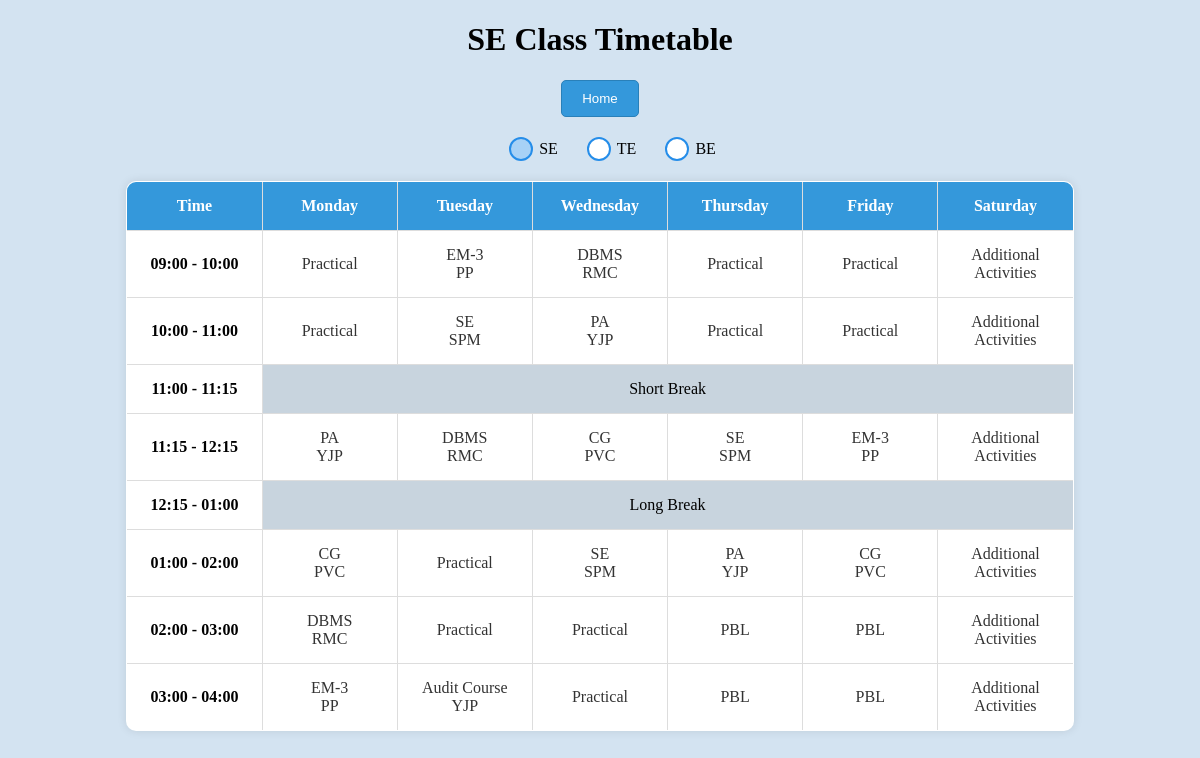
The page /se_tt on the database its author committed.
### tables this page shows
CREATE TABLE "SE_TT" (
    id INTEGER PRIMARY KEY,
    day TEXT NOT NULL,
    time_slot TEXT NOT NULL,
    subject TEXT,
    instructor TEXT,
    room TEXT,
    UNIQUE (day, time_slot)
);

### app.py (the view)
@app.route('/se_tt')
def se_tt():
    timetable_data = query_db('SELECT * FROM SE_TT ORDER BY day, time_slot')
    return render_template('se_tt.html',timetable_data = timetable_data)

### app.py (called while the page is built)
def get_db():
    db = getattr(g, '_database', None)
    if db is None:
        db = g._database = sqlite3.connect(app.config['DATABASE'])
        db.row_factory = sqlite3.Row
    return db

def query_db(query, args=(), one=False):
    cur = get_db().execute(query, args)
    result = cur.fetchall()
    cur.close()
    column_names = [column[0] for column in cur.description]
    if not result:
        return None
    if one:
        return dict(zip(column_names, result[0]))
    return [dict(zip(column_names, row)) for row in result]

### templates/se_tt.html (shortened to what this page needs)
<!DOCTYPE html>
<html lang="en">
<head>
</head>
<body>
  <h1>SE Class Timetable</h1>
  <button class="home-button" onclick="redirectToAdminOptions()">Home</button>
  <div class="toggles">
    <label for="seRadio">SE</label>
    <label for="teRadio">TE</label>
    <label for="beRadio">BE</label>
  </div>
  <table border="1" class = "timetable-table">
    <tr>
      <th>Time</th>
      <th>Monday</th>
      <th>Tuesday</th>
      <th>Wednesday</th>
      <th>Thursday</th>
      <th>Friday</th>
      <th>Saturday</th>
    </tr>
    {% for time_slot in ['09:00 - 10:00', '10:00 - 11:00', '11:00 - 11:15', '11:15 - 12:15', '12:15 - 01:00', '01:00 - 02:00', '02:00 - 03:00','03:00 - 04:00'] %}
    <tr>
      <td>{{ time_slot }}</td>
      {% for day in ['Monday', 'Tuesday', 'Wednesday', 'Thursday', 'Friday', 'Saturday'] %}
      {% if time_slot == '11:00 - 11:15' or time_slot == '12:15 - 01:00' %}
      {% if day == 'Monday' %}
      <td colspan="6" style="background-color: rgb(200, 212, 222); text-align: center;">
        {% if time_slot == '11:00 - 11:15' %}
        Short Break
        {% elif time_slot == '12:15 - 01:00' %}
        Long Break
        {% endif %}
      </td>
      {% endif %}
      {% else %}
      <td>
        {% for entry in timetable_data %}
          {% if entry.day == day and entry.time_slot == time_slot %}
            {% if entry.instructor is not none %}
              <a onclick='confirmNavigation("{{ entry.subject }}", "{{ entry.time_slot }}", "{{ entry.instructor }}")'>
                {{ entry.subject }} <br>
                {{ entry.instructor }} <br>
              </a>
            {% else %}
              <a onclick='confirmNavigation("{{ entry.subject }}", "{{ entry.time_slot }}")'>
                {{ entry.subject }} <br>
              </a>
            {% endif %}
          {% endif %}
        {% endfor %}
      </td>
      {% endif %}
      {% endfor %}
    </tr>
    {% endfor %}
  </table>
</body>
</html>

### templates/se_tt.html (style rules this page uses)
h1 { text-align: center; }
body { background-color: #D3E3F1; }
table { border-collapse: collapse; width: 50%; margin: auto; background-color: #fff; }
th, td { text-align: center; padding: 8px 0px 8px 0px; border: 1px solid black; }
td { transition: background-color 0.3s ease-in-out; width: 80px; }
tr>td:nth-child(1) { font-weight: bold; }
a { text-decoration: none; color: inherit; cursor: pointer; display: block; }
input[type="radio"]+label { position: relative; padding-left: 30px; cursor: pointer; display: inline-block; line-height: 24px; font-size: 16px; }
input[type="radio"]+label:before { content: ""; position: absolute; left: 0; top: 50%; transform: translateY(-50%); width: 20px; height: 20px; border: 2px solid rgb(37, 141, 233); background-color: #fff; border-radius: 50%; transition: background-color 0.3s ease-in-out; }
input[type="radio"]:checked+label:before { background-color: rgb(167, 209, 246); }
.toggles { margin: 20px; text-align: center; }
.home-button { display: block; margin: 20px auto; padding: 10px 20px; text-align: center; text-decoration: none; color: #fff; background-color: #3498db; border: 1px solid #2980b9; border-radius: 5px; cursor: pointer; transition: background-color 0.3s ease-in-out; }
table { border-collapse: collapse; width: 80%; margin: auto; background-color: #fff; margin-top: 20px; border-radius: 10px; overflow: hidden; box-shadow: 0 0 10px rgba(0, 0, 0, 0.1); }
th, td { text-align: center; padding: 15px 10px; border: 1px solid #ddd; }
th { background-color: #3498db; color: #fff; }
td { transition: background-color 0.3s ease-in-out; }
td a { color: #333; text-decoration: none; display: block; }

### rows shown on the page
SE_TT: subject "Practical"
SE_TT: subject "EM-3", instructor "PP"
SE_TT: subject "DBMS", instructor "RMC"
SE_TT: subject "Practical"
SE_TT: subject "Practical"
SE_TT: subject "Additional Activities"
SE_TT: subject "Practical"
SE_TT: subject "SE", instructor "SPM"
SE_TT: subject "PA", instructor "YJP"
SE_TT: subject "Practical"
SE_TT: subject "Practical"
SE_TT: subject "Additional Activities"
SE_TT: subject "PA", instructor "YJP"
SE_TT: subject "DBMS", instructor "RMC"
SE_TT: subject "CG", instructor "PVC"
SE_TT: subject "SE", instructor "SPM"
SE_TT: subject "EM-3", instructor "PP"
SE_TT: subject "Additional Activities"
SE_TT: subject "CG", instructor "PVC"
SE_TT: subject "Practical"
SE_TT: subject "SE", instructor "SPM"
SE_TT: subject "PA", instructor "YJP"
SE_TT: subject "CG", instructor "PVC"
SE_TT: subject "Additional Activities"
SE_TT: subject "DBMS", instructor "RMC"
SE_TT: subject "Practical"
SE_TT: subject "Practical"
SE_TT: subject "PBL"
SE_TT: subject "PBL"
SE_TT: subject "Additional Activities"
SE_TT: subject "EM-3", instructor "PP"
SE_TT: subject "Audit Course", instructor "YJP"
SE_TT: subject "Practical"
SE_TT: subject "PBL"
SE_TT: subject "PBL"
SE_TT: subject "Additional Activities"

### other values the page prints
{{ time_slot }} "09:00 - 10:00" "10:00 - 11:00" "11:00 - 11:15" "11:15 - 12:15" "12:15 - 01:00" "01:00 - 02:00" "02:00 - 03:00" "03:00 - 04:00"
